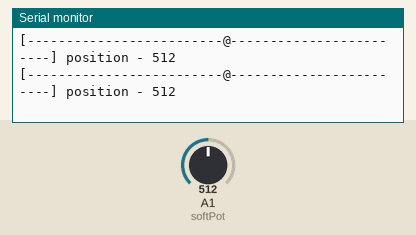
This sketch was run on a simulated Arduino Uno, built with avr-gcc and run on an emulated ATmega328P. Parts: the last lines printed to the serial monitor. The test bench sets the inputs (shaded band); at power-on: A1 (softPot) = 512.

Above: at 1.3 s.
1.4 s: A1 (softPot) set to 1012
At 1.9 s:
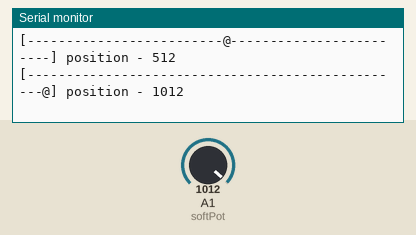
2.9 s: A1 (softPot) set to 1023
At 3.4 s:
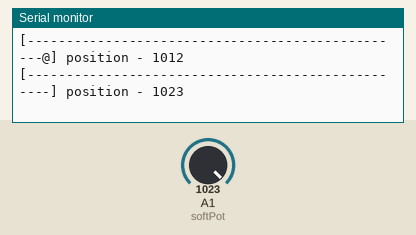

Measured:
- the behaviour switches between 1022 and 1023 on A1 (softPot) (found by bisection; images 1 and 2)
- after the input at 1.4 s, the serial monitor: prints a new line after 0.11 s (image 1)
- after the input at 2.9 s, the serial monitor: prints a new line after 0.13 s (image 2)

The sketch:

touch_sensor.ino
```cpp
const int softPot = A1; //soft potentiometer
const int graphSize = 50;

void setup() {
  pinMode(softPot, INPUT);//soft potentiometer as input
  Serial.begin(9600);

}

void loop() {
  // put your main code here, to run repeatedly:
  int softPotReading = analogRead(softPot);
  int softPotPosition = map(softPotReading, 0, 1023, 0, graphSize);
  Serial.print("[");
  for(int i = 0; i < graphSize; i++){
    if (i == softPotPosition)
      Serial.print("@");
    else
      Serial.print("-");
  }
  Serial.println("] position - " + String(softPotReading));
  delay(500);
}
```
